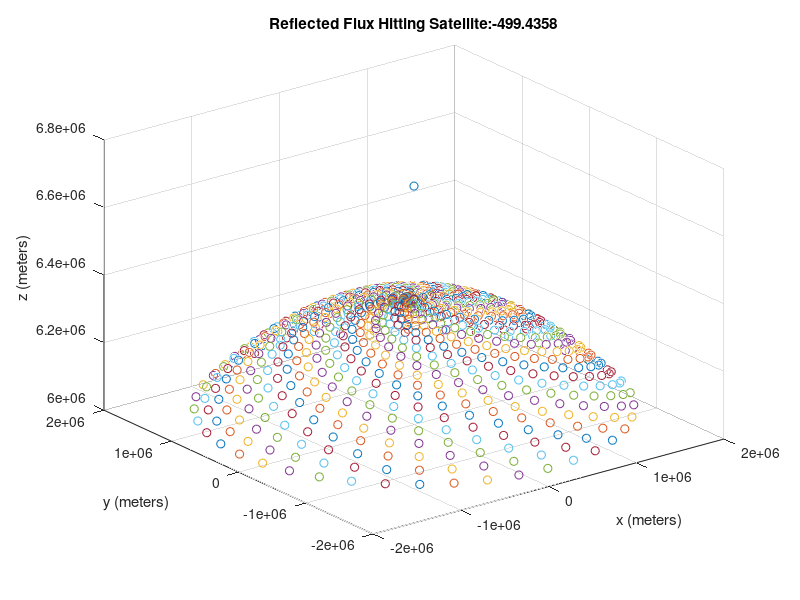
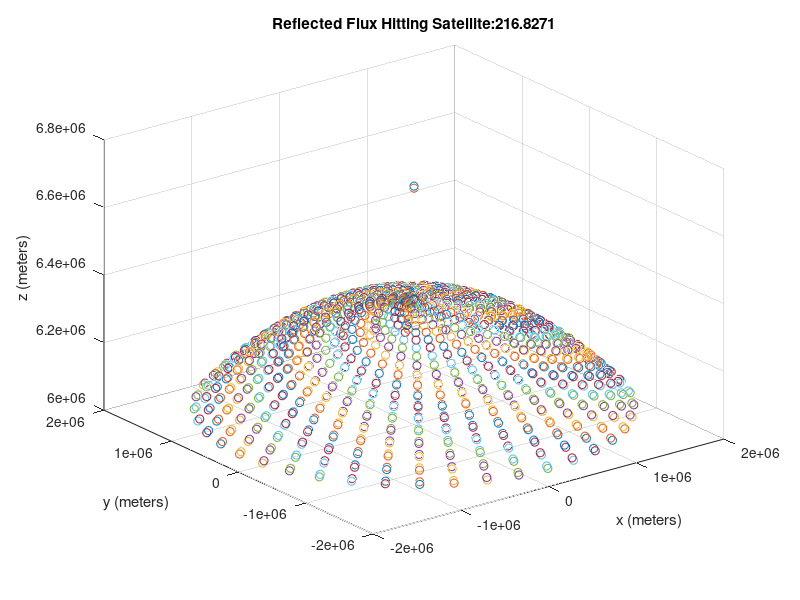
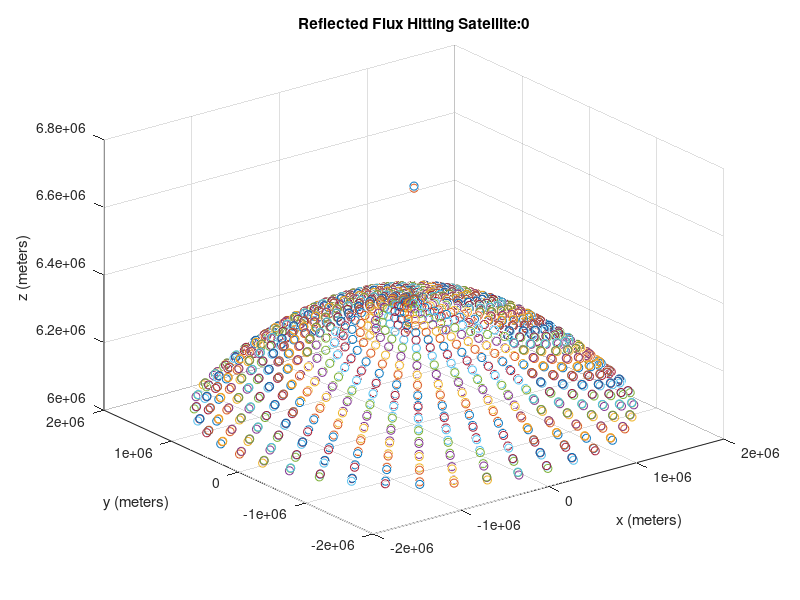

Write the MATLAB code that produced these figures, in order. (Note: a time limit stopped this script after it produced the figures.)
    %This program is meant to provide a graphical representation of what's
    %going on in the C++ flux calculator5. I'm using
    %this as a graphical representation of what's going on in the other
    %program.
function main
    clc;
    clear all;
    close all;
    EARTH_RADIUS=6371000;
    albedo=.3;
    E_s=1360;
    e=1-albedo;
    M_b=E_s/4;
    Ac=.5;
    
    SUN_ORIGINAL_X=3.581118709561659*10^10;
    SUN_ORIGINAL_Y=-1.308927327368016*10^11;
    SUN_ORIGINAL_Z=-5.677199113568006*10^10;
   
    SAT_X=0;
    SAT_Y=0;
    SAT_Z=0;
    
    fileID = fopen('satPositionsTest.txt','r');
    imageNameCounter=1;
    tline = fgets(fileID);
    
    while ischar(tline)
        
        tline=strtrim(tline);
        %break up the line by spaces into an array...
        stringsArray = strsplit(tline,' ');

        cell1=stringsArray(1);
        SAT_X=str2num(cell1{1,1});

        cell2=stringsArray(2);
        SAT_Y=str2num(cell2{1,1});

        cell3=stringsArray(3);
        SAT_Z=str2num(cell3{1,1});
        
        [SAT_X,SAT_Y,SAT_Z,SUN_X,SUN_Y,SUN_Z]=adjustSatAndSunPositions(SAT_X,SAT_Y,SAT_Z,SUN_ORIGINAL_X,SUN_ORIGINAL_Y,SUN_ORIGINAL_Z);
        
        scatter3(SAT_X,SAT_Y,SAT_Z,'cyan');
        hold on;
        
        DISTANCE_FROM_EARTH_CENTER_TO_SAT=(SAT_X^2+SAT_Y^2+SAT_Z^2)^.5;
        DISTANCE_FROM_EARTH_CENTER_TO_SUN=(SUN_X^2+SUN_Y^2+SUN_Z^2)^.5;

        MAX_SAT_ANGLE=acos(EARTH_RADIUS/DISTANCE_FROM_EARTH_CENTER_TO_SAT);
        MAX_SUN_ANGLE=acos(EARTH_RADIUS/DISTANCE_FROM_EARTH_CENTER_TO_SUN);

        MAX_DISTANCE_TO_SATELLITE=DISTANCE_FROM_EARTH_CENTER_TO_SAT*sin(MAX_SAT_ANGLE);
        MAX_DISTANCE_TO_SUN=DISTANCE_FROM_EARTH_CENTER_TO_SUN*sin(MAX_SUN_ANGLE);
        
        NUM_STEPS_BETA=20;
        NUM_STEPS_THETA=40;
        
        INTERVAL_BETA=MAX_SAT_ANGLE/NUM_STEPS_BETA;
        THETA_MAX=2*pi;
        INTERVAL_THETA=THETA_MAX/NUM_STEPS_THETA;
        
        NET_FLUX=0;
        
        for alpha=0:INTERVAL_BETA:MAX_SAT_ANGLE
            for theta=0:INTERVAL_THETA:THETA_MAX
                x=EARTH_RADIUS*sin(alpha)*cos(theta);
                y=EARTH_RADIUS*sin(alpha)*sin(theta);
                z=EARTH_RADIUS*cos(alpha);

                ACTUAL_DISTANCE_TO_SATELLITE=((x-SAT_X)^2+(y-SAT_Y)^2+(z-SAT_Z)^2)^.5;
                ACTUAL_DISTANCE_TO_SUN=((x-SUN_X)^2+(y-SUN_Y)^2+(z-SUN_Z)^2)^.5;

                if ACTUAL_DISTANCE_TO_SATELLITE<MAX_DISTANCE_TO_SATELLITE && ACTUAL_DISTANCE_TO_SUN<MAX_DISTANCE_TO_SUN
                    %visible to both satellite and the sun.
                    
                    %In the final version, take out the plotting, and only
                    %calculate...
                    scatter3(x,y,z,'red');
                    
%                     This is the case where we calculate flux...
                    r = ( (x-SAT_X)^2 + (y-SAT_Y)^2 + (z-SAT_Z)^2 )^.5;  %distance between area element and the satellite.
    
                    %We have been using the variable beta to denote the limits of our discretization.
                    %Note that alpha is used the paper to describe the angle between the normal vector to the area element and the satellite vector. This is different than the beta we have been using an an for loop variable.
                    %double alpha=returnAngleBetweenTwoVectors(x, y, z, SAT_X, SAT_Y, SAT_Z);
    
                    areaEarthElement=EARTH_RADIUS^2*sin(theta)*INTERVAL_THETA*INTERVAL_BETA;
    
                    a=[x,y,z];
                    b=[SUN_X,SUN_Y,SUN_Z]
                    sunAngle = atan2(norm(cross(a,b)),dot(a,b));
                    
                    dflux=(albedo*E_s*cos(sunAngle)+e*M_b)*Ac/(pi*r^2)*cos(alpha)*areaEarthElement;
                    
                    NET_FLUX=NET_FLUX+dflux;
                    
                elseif ACTUAL_DISTANCE_TO_SATELLITE<MAX_DISTANCE_TO_SATELLITE %only visible to the satellite.
                    scatter3(x,y,z,'black');
                elseif ACTUAL_DISTANCE_TO_SUN<MAX_DISTANCE_TO_SUN % only visible to the sun.
                    scatter3(x,y,z,'yellow');
                else % not visible to the sun or the satellite
                    scatter3(x,y,z,'green');
                end
                hold on;
            end
        end

        title(strcat('Reflected Flux Hitting Satellite: ',num2str(NET_FLUX)));
        tline = fgets(fileID);
        xlabel('x (meters)');
        ylabel('y (meters)');
        zlabel('z (meters)');

        saveas( gcf, int2str(strcat(imageNameCounter,'nonrotated')), 'jpg' );

        %no need to save images in the final version, TODO DELETE
%         saveas( gcf, int2str(imageNameCounter), 'jpg' ); % saves the plot as image; optional...
        imageNameCounter=imageNameCounter+1;
        close all;
    end
end

function [SAT_X0,SAT_Y0,SAT_Z0,SUN_X0,SUN_Y0,SUN_Z0]=adjustSatAndSunPositions(SAT_X,SAT_Y,SAT_Z,SUN_X,SUN_Y,SUN_Z)
    
    new_z=[SAT_X,SAT_Y,SAT_Z];
    new_z=new_z/norm(new_z);
    
    new_x=cross([0,0,1],new_z);
    new_x=new_x/norm(new_x);
    new_y=cross(new_z,new_x);
    new_y=new_y/norm(new_y);
    
    R=[new_x;new_y;new_z];
        
    SUN_NEW_VECTOR=R*[SUN_X;SUN_Y;SUN_Z];
    SUN_X0=SUN_NEW_VECTOR(1,1);
    SUN_Y0=SUN_NEW_VECTOR(2,1);
    SUN_Z0=SUN_NEW_VECTOR(3,1);
    
    SAT_OLD=[SAT_X;SAT_Y;SAT_Z];
    SAT_NEW_VECTOR=R*SAT_OLD;
    SAT_X0=SAT_NEW_VECTOR(1,1);
    SAT_Y0=SAT_NEW_VECTOR(2,1);
    SAT_Z0=SAT_NEW_VECTOR(3,1);

end
